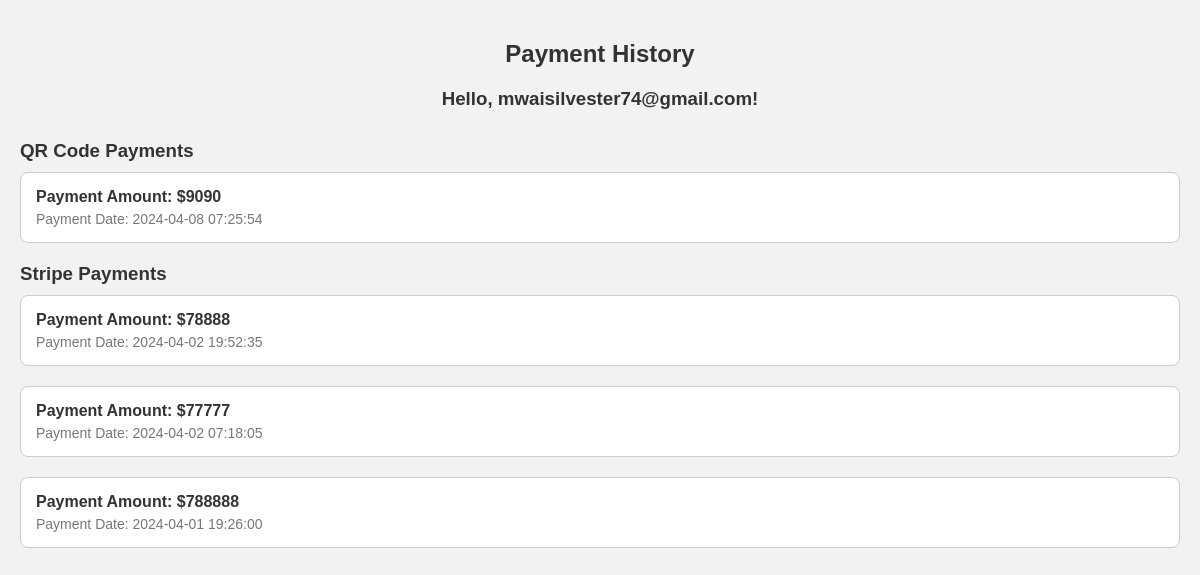
Page /history.php (signed in) on the committed database.
### tables this page shows
CREATE TABLE `payments` (
  `id` int(30) NOT NULL,
  `tenant_id` int(30) NOT NULL,
  `amount` float NOT NULL,
  `invoice` varchar(50) NOT NULL,
  `date_created` datetime NOT NULL DEFAULT current_timestamp()
);

CREATE TABLE `stripe_payments` (
  `id` int(11) NOT NULL,
  `tenants_id` varchar(255) NOT NULL,
  `amount` decimal(10,0) NOT NULL,
  `charge_id` varchar(255) NOT NULL,
  `created_at` timestamp NOT NULL DEFAULT current_timestamp()
);

### history.php (the view, shortened to what this page needs)
<?php
include 'db_connect.php';
$user_id = $_SESSION['user_id'];
$sql_qr = "SELECT p.amount, p.date_created
           FROM payments p
           INNER JOIN tenants ta ON p.tenant_id = ta.id
           WHERE ta.email = ?
           ORDER BY p.date_created DESC";
$stmt_qr = $conn->prepare($sql_qr);
$stmt_qr->bind_param("s", $_SESSION['username']);
$stmt_qr->execute();
$result_qr = $stmt_qr->get_result();
$sql_stripe = "SELECT sp.amount, sp.created_at AS date_created
               FROM stripe_payments sp
               WHERE sp.tenants_id = ?
               ORDER BY sp.created_at DESC";
$stmt_stripe = $conn->prepare($sql_stripe);
$stmt_stripe->bind_param("s", $user_id);
$stmt_stripe->execute();
$result_stripe = $stmt_stripe->get_result();
?>
<!DOCTYPE html>
<html lang="en">
<head>
</head>
<body>
    <div class="header">
        <h2>Payment History</h2>
        <h3>Hello, <?php echo isset($_SESSION['username']) ? $_SESSION['username'] : 'Guest'; ?>!</h3>
    </div>
    <div class="payment-list">
        <h3>QR Code Payments</h3>
        <?php
        if ($result_qr->num_rows > 0) {
            while ($row_qr = $result_qr->fetch_assoc()) {
                $payment_amount_qr = $row_qr['amount'];
                $payment_date_qr = $row_qr['date_created'];
        ?>
        <div class="payment-container">
            <div class="payment-details">Payment Amount: $<?php echo $payment_amount_qr; ?></div>
            <div class="payment-date">Payment Date: <?php echo $payment_date_qr; ?></div>
        </div>
        <?php
            }
        } else {
            echo "<div class='no-payment'>No QR code payment history found for $username.</div>";
        }
        ?>
    </div>
    <div class="payment-list">
        <h3>Stripe Payments</h3>
        <?php
        if ($result_stripe->num_rows > 0) {
            while ($row_stripe = $result_stripe->fetch_assoc()) {
                $payment_amount_stripe = $row_stripe['amount'];
                $payment_date_stripe = $row_stripe['date_created'];
        ?>
        <div class="payment-container">
            <div class="payment-details">Payment Amount: $<?php echo $payment_amount_stripe; ?></div>
            <div class="payment-date">Payment Date: <?php echo $payment_date_stripe; ?></div>
        </div>
        <?php
            }
        } else {
            echo "<div class='no-payment'>No Stripe payment history found for $username.</div>";
        }
        ?>
    </div>
</body>
</html>

### history.php (style rules this page uses)
body { font-family: Arial, sans-serif; margin: 0; padding: 20px; background-image: url(''); background-size: cover; background-position: center; background-color: #f2f2f2; }
.header { text-align: center; margin-bottom: 30px; color: #333; }
.payment-list { margin-bottom: 20px; }
.payment-list h3 { margin-bottom: 10px; color: #333; }
.payment-container { border: 1px solid #ccc; padding: 15px; margin-bottom: 20px; background-color: #fff; border-radius: 8px; }
.payment-details { font-weight: bold; margin-bottom: 5px; color: #333; }
.payment-date { color: #777; font-size: 14px; }

### rows in the picture
payments: amount "9090", date_created "2024-04-08 07:25:54"
stripe_payments: amount "78888", created_at "2024-04-02 19:52:35"
stripe_payments: amount "77777", created_at "2024-04-02 07:18:05"
stripe_payments: amount "788888", created_at "2024-04-01 19:26:00"

### other values in the picture
$_SESSION['username'] "mwaisilvester74@gmail.com"
